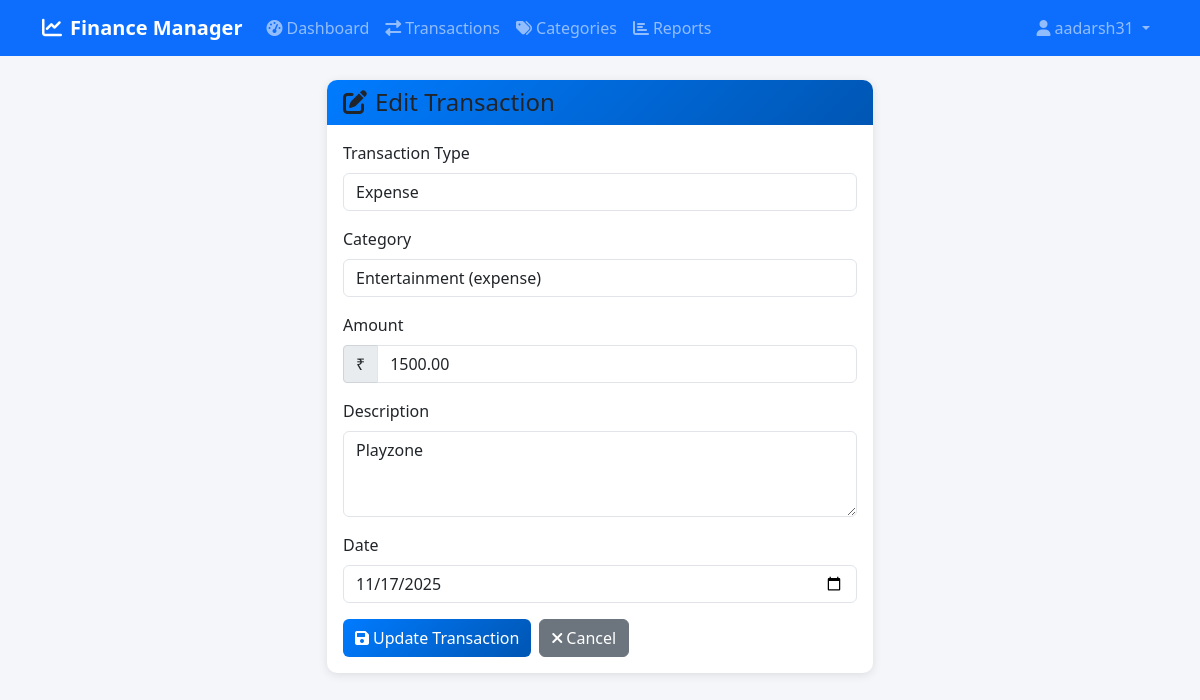
/transactions/edit/10/ (signed in), run on the app's committed database.
### finance/models.py (models this page shows, shortened)
class Transaction(models.Model):
    TRANSACTION_TYPES = [
        ('income', 'Income'),
        ('expense', 'Expense'),
    ]
    user = models.ForeignKey(User, on_delete=models.CASCADE)
    category = models.ForeignKey(Category, on_delete=models.CASCADE)
    amount = models.DecimalField(max_digits=10, decimal_places=2)
    description = models.TextField(blank=True)
    type = models.CharField(max_length=10, choices=TRANSACTION_TYPES)
    date = models.DateField(default=timezone.now)
    created_at = models.DateTimeField(default=timezone.now)
    class Meta:
        ordering = ['-date', '-created_at']

### finance/views.py (the view)
# urls.py: path('transactions/edit/<int:pk>/', views.edit_transaction, name='edit_transaction'),
@login_required
def edit_transaction(request, pk):
    transaction = get_object_or_404(Transaction, pk=pk, user=request.user)
    if request.method == 'POST':
        form = TransactionForm(request.POST, instance=transaction, user=request.user)
        if form.is_valid():
            form.save()
            messages.success(request, 'Transaction updated successfully!')
            return redirect('transactions')
    else:
        form = TransactionForm(instance=transaction, user=request.user)
    return render(request, 'finance/edit_transaction.html', {'form': form, 'transaction': transaction})

### finance/forms.py (shortened to what this page needs)
class TransactionForm(forms.ModelForm):
    class Meta:
        model = Transaction
        fields = ['category', 'amount', 'description', 'type', 'date']
        widgets = {
            'date': forms.DateInput(attrs={'type': 'date', 'class': 'form-control'}),
            'amount': forms.NumberInput(attrs={'class': 'form-control', 'step': '0.01'}),
            'description': forms.Textarea(attrs={'class': 'form-control', 'rows': 3}),
            'type': forms.Select(attrs={'class': 'form-control'}),
            'category': forms.Select(attrs={'class': 'form-control'}),
        }
    def __init__(self, *args, **kwargs):
        user = kwargs.pop('user', None)
        super().__init__(*args, **kwargs)
        if user:
            self.fields['category'].queryset = Category.objects.filter(user=user)

### finance/models.py (called while the page is built)
    def __str__(self):
        return f"{self.name} ({self.type})"

### templates/finance/edit_transaction.html (shortened to what this page needs)
{% extends 'base.html' %}
{% block content %}
<div class="row justify-content-center">
    <div class="col-md-8 col-lg-6">
        <div class="card">
            <div class="card-header">
                <h4 class="mb-0"><i class="fas fa-edit me-2"></i>Edit Transaction</h4>
            </div>
            <div class="card-body">
                <form method="post">
                    <div class="mb-3">
                        <label for="{{ form.type.id_for_label }}" class="form-label">Transaction Type</label>
                        {{ form.type }}
                    </div>
                    <div class="mb-3">
                        <label for="{{ form.category.id_for_label }}" class="form-label">Category</label>
                        {{ form.category }}
                    </div>
                    <div class="mb-3">
                        <label for="{{ form.amount.id_for_label }}" class="form-label">Amount</label>
                        <div class="input-group">
                            <span class="input-group-text">₹</span>
                            {{ form.amount }}
                        </div>
                    </div>
                    <div class="mb-3">
                        <label for="{{ form.description.id_for_label }}" class="form-label">Description</label>
                        {{ form.description }}
                    </div>
                    <div class="mb-3">
                        <label for="{{ form.date.id_for_label }}" class="form-label">Date</label>
                        {{ form.date }}
                    </div>
                    <div class="d-flex gap-2">
                        <button type="submit" class="btn btn-primary">
                            <i class="fas fa-save me-1"></i>Update Transaction
                        </button>
                        <a href="{% url 'transactions' %}" class="btn btn-secondary">
                            <i class="fas fa-times me-1"></i>Cancel
                        </a>
                    </div>
                </form>
            </div>
        </div>
    </div>
</div>
{% endblock %}

### templates/base.html (shortened to what this page needs)
<!DOCTYPE html>
<html lang="en">
<head>
    <link href="https://cdn.jsdelivr.net/npm/bootstrap@5.1.3/dist/css/bootstrap.min.css" rel="stylesheet">
    <link href="https://cdnjs.cloudflare.com/ajax/libs/font-awesome/6.0.0/css/all.min.css" rel="stylesheet">
    {% load static %}
    <link href="{% static 'css/style.css' %}" rel="stylesheet">
</head>
<body>
    {% if user.is_authenticated %}
    <nav class="navbar navbar-expand-lg navbar-dark bg-primary">
        <div class="container">
            <a class="navbar-brand" href="{% url 'dashboard' %}">
                <i class="fas fa-chart-line me-2"></i>Finance Manager
            </a>
            <div class="collapse navbar-collapse" id="navbarNav">
                <ul class="navbar-nav me-auto">
                    <li class="nav-item">
                        <a class="nav-link" href="{% url 'dashboard' %}">
                            <i class="fas fa-tachometer-alt me-1"></i>Dashboard
                        </a>
                    </li>
                    <li class="nav-item">
                        <a class="nav-link" href="{% url 'transactions' %}">
                            <i class="fas fa-exchange-alt me-1"></i>Transactions
                        </a>
                    </li>
                    <li class="nav-item">
                        <a class="nav-link" href="{% url 'categories' %}">
                            <i class="fas fa-tags me-1"></i>Categories
                        </a>
                    </li>
                    <li class="nav-item">
                        <a class="nav-link" href="{% url 'reports' %}">
                            <i class="fas fa-chart-bar me-1"></i>Reports
                        </a>
                    </li>
                </ul>
                <ul class="navbar-nav">
                    <li class="nav-item dropdown">
                        <a class="nav-link dropdown-toggle" href="#" id="navbarDropdown" role="button" data-bs-toggle="dropdown">
                            <i class="fas fa-user me-1"></i>{{ user.username }}
                        </a>
                    </li>
                </ul>
            </div>
        </div>
    </nav>
    {% endif %}
    <main class="container mt-4">
        {% block content %}
        {% endblock %}
    </main>
</body>
</html>

### static/css/style.css (style rules this page uses)
:root { --primary-color: #007bff; --success-color: #28a745; --danger-color: #dc3545; --warning-color: #ffc107; --info-color: #17a2b8; --light-color: #f8f9fa; --dark-color: #343a40; }
body { background-color: #f5f6fa; font-family: 'Segoe UI', Tahoma, Geneva, Verdana, sans-serif; }
.navbar-brand { font-weight: 600; font-size: 1.25rem; }
.navbar-nav .nav-link { font-weight: 500; transition: all 0.3s ease; }
.card { border: none; border-radius: 10px; box-shadow: 0 2px 10px rgba(0, 0, 0, 0.1); transition: all 0.3s ease; }
.card-header { background: linear-gradient(135deg, var(--primary-color), #0056b3); border-radius: 10px 10px 0 0 !important; border: none; }
.btn { border-radius: 6px; font-weight: 500; transition: all 0.3s ease; }
.btn-primary { background: linear-gradient(135deg, var(--primary-color), #0056b3); border: none; }
.form-control { border-radius: 6px; border: 1px solid #e1e5e9; transition: all 0.3s ease; }
.card { animation: fadeInUp 0.6s ease-out; }

### data on the page
Transaction: type "Expense", category "Entertainment (expense)", amount "1500.00", description "Playzone", date "11/17/2025"

### other printed values
{{ user.username }} "aadarsh31"
